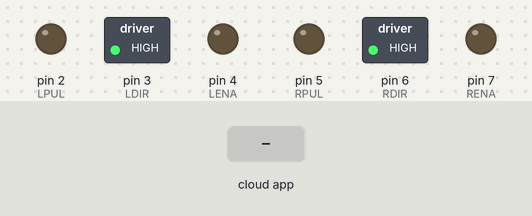
This sketch was run on a simulated Arduino Uno, built with avr-gcc and run on an emulated ATmega328P. On the bench: switched loads named in the sketch (green lamp = pin HIGH), output pins drawn as LEDs (lit = HIGH). The inputs (shaded band) are chosen by the test bench. The ROS host is connected and sends only what is stated.

Above: at 1.2 s.
1.3 s: the phone or cloud app sets motor_command to F
At 1.8 s:
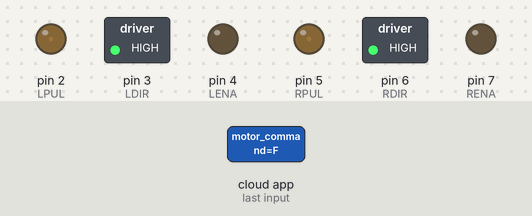
2.8 s: the phone or cloud app sets motor_command to R
At 3.4 s:
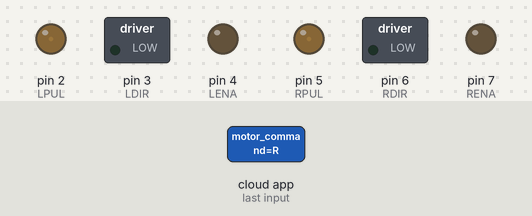
4.3 s: the phone or cloud app sets motor_command to S
At 5.0 s:
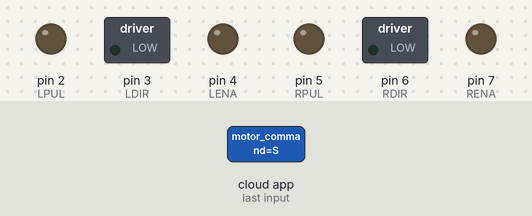
Timing chart, 0 to 7.3 s (numbered marks = the images above; inputs shaded):
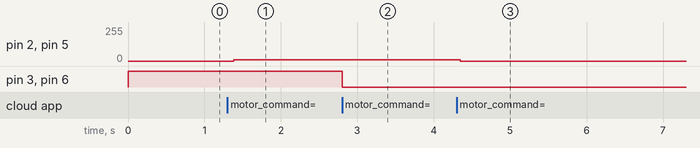

Measured:
- after the input at 1.3 s, pin 2 (LPUL), pin 5 (RPUL): 0/255 → 10/255 after 0.08 s
- after the input at 2.8 s, pin 3 (LDIR), pin 6 (RDIR): HIGH → LOW at once
- after the input at 4.3 s, pin 2 (LPUL), pin 5 (RPUL): 10/255 → 0/255 at once

The sketch:

Project_MEC3_25_5.ino
```cpp
#include <ros.h>
#include <std_msgs/String.h>

const int LPUL = 2;  // Left Pulse
const int LDIR = 3;  // Left Direction
const int LENA = 4;  // Left Enable

const int RPUL = 5;  // Right Pulse
const int RDIR = 6;  // Right Direction
const int RENA = 7;  // Right Enable

// --- Step timing & ramp control ---
unsigned long lastStepTime = 0;
unsigned long currentDelay = 2000;      // start delay between steps (us) -> slower = easier start
const unsigned long minDelay = 300;     // target fastest delay (us) -> lower = faster
const unsigned long accelStep = 20;     // how much to reduce delay each step
const unsigned long pulseWidth = 10;    // step pulse width (us)


ros::NodeHandle nh;
String command = "";
bool shouldMove = false;
bool reverseMode = false;  // NEW flag for reverse

void commandCallback(const std_msgs::String &msg) {
  command = msg.data;
  if (command == "F") {
    shouldMove = true;
    digitalWrite(LDIR, HIGH); // Forward
    digitalWrite(RDIR, HIGH);
  } else if (command == "R") {
    shouldMove = true;
    digitalWrite(LDIR, LOW);  // Reverse
    digitalWrite(RDIR, LOW);
  } else if (command == "S") {
    shouldMove = false;  // Stop movement
  }
}


ros::Subscriber<std_msgs::String> sub("motor_command", &commandCallback);

void setup() {
  nh.initNode();
  nh.subscribe(sub);

  pinMode(LPUL, OUTPUT);
  pinMode(LDIR, OUTPUT);
  pinMode(LENA, OUTPUT);
  pinMode(RPUL, OUTPUT);
    reverseMode = false;
    digitalWrite(LDIR, HIGH);  // Forward
    digitalWrite(RDIR, HIGH);
  pinMode(RDIR, OUTPUT);
  pinMode(RENA, OUTPUT);

  digitalWrite(LENA, LOW);  // Enable motors
  digitalWrite(RENA, LOW);
  digitalWrite(LDIR, HIGH); // Default Forward
  digitalWrite(RDIR, HIGH);
}

void loop() {
  nh.spinOnce();  // Check for new commands

  unsigned long now = micros();

  if (shouldMove) {

    // gradually ramp down currentDelay toward minDelay
    if (currentDelay > minDelay) {
      // reduce delay by accelStep but avoid going below minDelay
      if (currentDelay - accelStep > minDelay) currentDelay -= accelStep;
      else currentDelay = minDelay;
    }

    // stepper timing (non-blocking except for short pulseWidth)
    if (now - lastStepTime >= currentDelay) {
      // generate pulse
      digitalWrite(LPUL, HIGH);
      digitalWrite(RPUL, HIGH);
      delayMicroseconds(pulseWidth);
      digitalWrite(LPUL, LOW);
      digitalWrite(RPUL, LOW);

      lastStepTime = micros(); // reset after pulse
    }

  } else {
    // We're stopped: reset ramp so next start is soft
    if (currentDelay < 2000) currentDelay = 2000; // initial slow start value; tune as needed
  }
}
```
